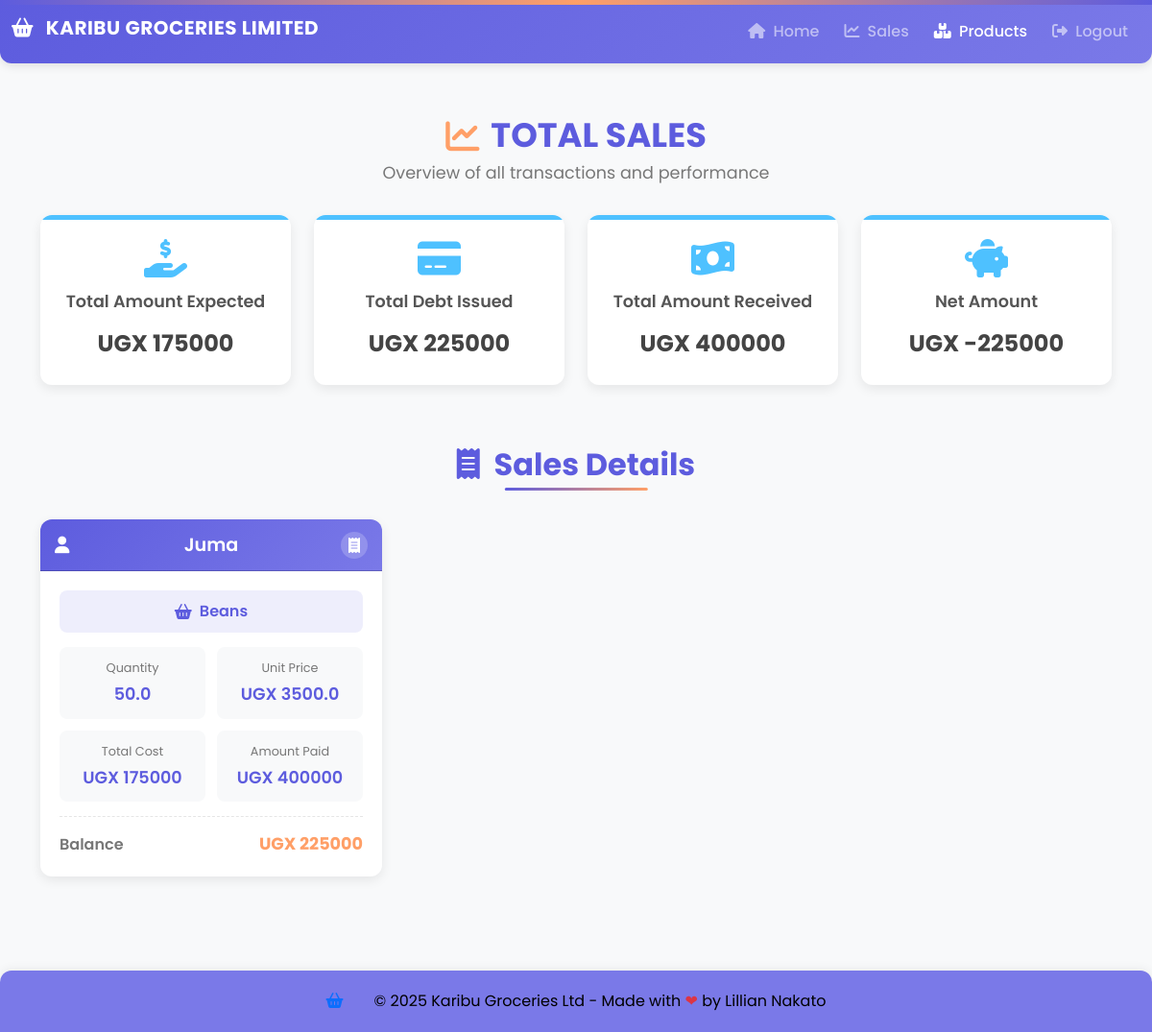
/sales/ (signed in), run on an earlier commit of the app's database.
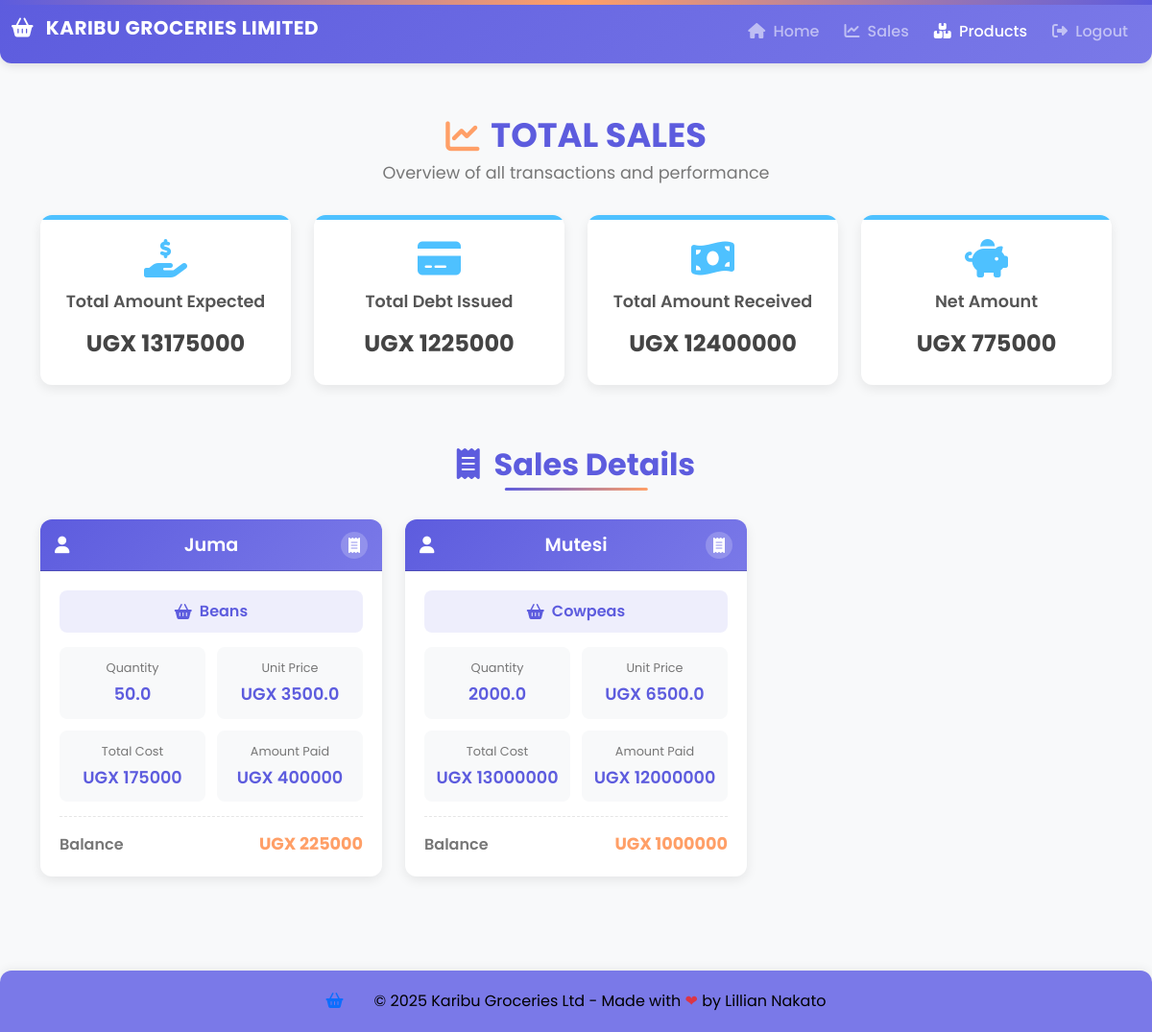
And on a later commit of the database.
### kgl_app/models.py (models this page shows, shortened)
class Sale(models.Model):
    product = models.CharField(max_length=50,  blank=False, default='')
    branch_name = models.CharField(max_length=100, blank=False, null=False, default='')
    quantity = models.FloatField(default=10, null=False, blank=False)
    amount_received = models.IntegerField(default=10, null=False, blank=False)
    customer_name = models.CharField(max_length=50, null=False, blank=False, default='')
    salesagent = models.CharField(max_length=50, null=False, blank=False, default='')
    unit_price = models.FloatField(default=10, null=False, blank=False)
    date = models.DateField(auto_now_add=True)
    time = models.TimeField(auto_now_add=True)
    def get_total(self):
        total = self.quantity * self.unit_price
        return int(total)
    def get_change(self):
        change = self.get_total() - self.amount_received
        return abs(int(change))

### kgl_app/views.py (the view)
# urls.py: path('sales/', views.sales, name='sales'),
@login_required
def sales(request):
    sales = Sale.objects.all().order_by('id')
    total_expected = sum([products.get_total() or 0 for products in sales])
    total = sum([products.amount_received or 0 for products in sales])
    total_change = sum([products.get_change() or 0 for products in sales])
    net = total_expected - total
    return render(request, "kgl_app/sales.html",{'sales': sales, 'total_expected': total_expected, 'total': total, 'total_change': total_change, 'net': net})

### kgl_app/templates/kgl_app/sales.html (shortened to what this page needs)
{% extends 'kgl_app/base.html' %}
{% load static %}
{% block content %}
  <link rel="stylesheet" href="{% static 'css/sales.css' %}">
  <div class="container py-4">
    <div class="sales-header">
      <h1><i class="fas fa-chart-line"></i> TOTAL SALES</h1>
      <p>Overview of all transactions and performance</p>
    </div>
    <div class="row">
      <div class="col-lg-3 col-md-6 mb-4">
        <div class="card summary-card">
          <div class="card-decoration"></div>
          <div class="card-body">
            <i class="fas fa-hand-holding-usd card-icon"></i>
            <h5 class="card-title">Total Amount Expected</h5>
            <p class="card-text">UGX {{ total_expected }}</p>
          </div>
        </div>
      </div>
      <div class="col-lg-3 col-md-6 mb-4">
        <div class="card summary-card">
          <div class="card-decoration"></div>
          <div class="card-body">
            <i class="fas fa-credit-card card-icon"></i>
            <h5 class="card-title">Total Debt Issued</h5>
            <p class="card-text">UGX {{ total_change }}</p>
          </div>
        </div>
      </div>
      <div class="col-lg-3 col-md-6 mb-4">
        <div class="card summary-card">
          <div class="card-decoration"></div>
          <div class="card-body">
            <i class="fas fa-money-bill-wave card-icon"></i>
            <h5 class="card-title">Total Amount Received</h5>
            <p class="card-text">UGX {{ total }}</p>
          </div>
        </div>
      </div>
      <div class="col-lg-3 col-md-6 mb-4">
        <div class="card summary-card">
          <div class="card-decoration"></div>
          <div class="card-body">
            <i class="fas fa-piggy-bank card-icon"></i>
            <h5 class="card-title">Net Amount</h5>
            <p class="card-text">UGX {{ net }}</p>
          </div>
        </div>
      </div>
    </div>
    <h2 class="section-title"><i class="fas fa-receipt me-2"></i> Sales Details</h2>
    <div class="row">
      {% for sale in sales %}
      <div class="col-lg-4 col-md-6 mb-4">
        <div class="card sale-card">
          <div class="card-header">
            <i class="fas fa-user customer-icon"></i>
            <h5>{{ sale.customer_name|title }}</h5>
            <a href="{% url 'receipt_detail' sale.id %}" class="receipt-link">
              <i class="fas fa-receipt"></i>
            </a>
          </div>
          <div class="card-body">
            <div class="sale-product">
              <i class="fas fa-shopping-basket"></i>
              <span>{{ sale.product|title }}</span>
            </div>
            <div class="sale-details-grid">
              <div class="sale-detail-item">
                <span class="detail-label">Quantity</span>
                <span class="detail-value">{{ sale.quantity }}</span>
              </div>
              <div class="sale-detail-item">
                <span class="detail-label">Unit Price</span>
                <span class="detail-value">UGX {{ sale.unit_price }}</span>
              </div>
              <div class="sale-detail-item">
                <span class="detail-label">Total Cost</span>
                <span class="detail-value">UGX {{ sale.get_total }}</span>
              </div>
              <div class="sale-detail-item">
                <span class="detail-label">Amount Paid</span>
                <span class="detail-value">UGX {{ sale.amount_received }}</span>
              </div>
            </div>
            <div class="sale-balance">
              <span class="balance-label">Balance</span>
              <span class="balance-value">UGX {{ sale.get_change }}</span>
            </div>
          </div>
        </div>
      </div>
      {% endfor %}
    </div>
  </div>
  {% endblock %}

What changed in the data, as far as the page shows it:
added Sale: customer_name "Mutesi", product "Cowpeas", quantity "2000.0", unit_price "6500.0", get_total "13000000", amount_received "12000000", get_change "1000000"
Also different on the page:
{{ total_expected }}: "175000" → "13175000"
{{ total_change }}: "225000" → "1225000"
{{ total }}: "400000" → "12400000"
{{ net }}: "-225000" → "775000"
